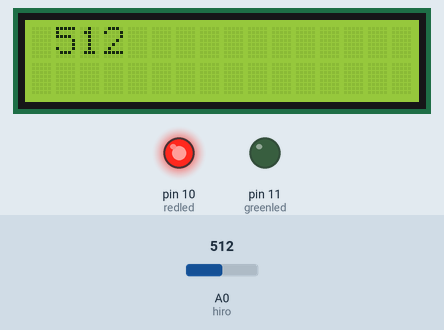
Bench run of a sketch on a simulated Arduino Uno, built with avr-gcc and run on an emulated ATmega328P. On the bench: 16×2 character LCD, output pins drawn as LEDs (lit = HIGH). The inputs (shaded band) are chosen by the test bench; at power-on: A0 (hiro) = 512. What the sketch prints to the serial monitor is not drawn.

Above: at 1.2 s.
1.3 s: A0 (hiro) set to 319
At 2.6 s:
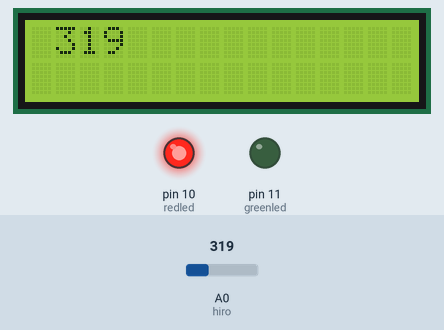
3.0 s: A0 (hiro) set to 286
At 4.3 s:
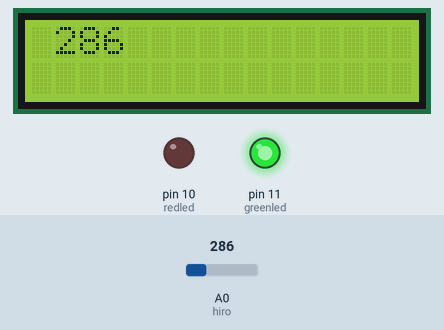
4.6 s: A0 (hiro) set to 306
At 5.2 s:
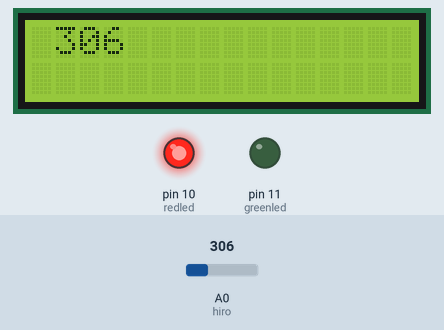
Timing chart, 0 to 7.6 s (numbered marks = the images above; inputs shaded):
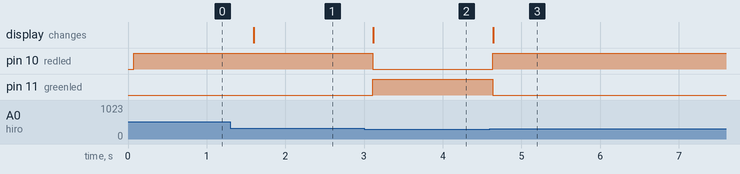

Measured:
- the behaviour switches between 301 and 300 on A0 (hiro) (found by bisection; images 1 and 2)
- after the input at 1.3 s, the display: changes after 0.30 s (image 1)
- after the input at 3.0 s, pin 10 (redled): HIGH → LOW after 0.11 s; pin 11 (greenled): LOW → HIGH after 0.11 s; the display: changes after 0.12 s (image 2)
- after the input at 4.6 s, pin 10 (redled): LOW → HIGH at once; pin 11 (greenled): HIGH → LOW at once; the display: changes at once (image 3)

The sketch:

lcd_soil_2leds.ino
```cpp
/* Використання гідрометра (давача вологості грунту)
 *  як сигналізатора стану вологості грунту
    ввімкненням/вимкненням  світлодіоду.
    При високій вологості- світлодіод  гасне.
    При низькій вологості- світлодіод горить.*/

//задаємо  номери аналогових і цифрових портів як константи
//перед номером аналогових  портів ставимо букву "А",
//ІНАКШЕ ARDUINO сприйме їх як цифрові порти
#include <LiquidCrystal_I2C.h>
int redled = 10;//змінна з номером цифрового пІна світлодіода
int greenled = 11;
int hiro = A0; // давач вологості грунту аналоговий пін A5
LiquidCrystal_I2C lcd (0x27,16,2);
void setup() //процедура встановлення режиму роботи портів
{
  lcd.begin (); // ініціалізація LCD
  lcd.backlight (); // включаємо підсвічування
  lcd.clear (); // очищення дисплея
  pinMode(redled, OUTPUT);//вказуємо, що  пін 10 світлодіода led - вихід
  pinMode(greenled, OUTPUT);//вказуємо, що  пін 11 світлодіода led - вихід


// Конфігуріруємо послідовне з'єднання з COM-портом
//на швидкості  1200 бод
  Serial. begin ( 1200 );

}

void loop() //процедура виконання програми

{
  // Одержуємо занчення стану вологості грунту
  //з аналогового входу A0
  lcd.clear (); // очищення дисплея
  int x = analogRead(hiro);

  //якщо показник вологості грунту менше 300,
  //включаємо світлодіод
  if (analogRead(hiro) > 300)
  {
    digitalWrite(greenled, LOW);
    digitalWrite(redled, HIGH);

  }
  else
  {
    digitalWrite(redled, LOW);
    digitalWrite(greenled, HIGH); //інакше вимикаємо світлодіод
  }


  // для того, щоб побачити показники давача
  //(аналогові значення  від 0 до 1023)
  //через "монітор порту",напишемо блок програми:

  // виведення даних з давача вологості грунту
  //(аналогові значення  від 0 до 1023)на монітор порту
  Serial.print(x);
  lcd.setCursor (1,0);
  lcd.print(x);


  // повернення каретки - перехід на новий рядок у вікні монітора
  Serial.println("");

  //пауза між появою значень освітленості на моніторі 500 мсек
  delay(500);

}
```
